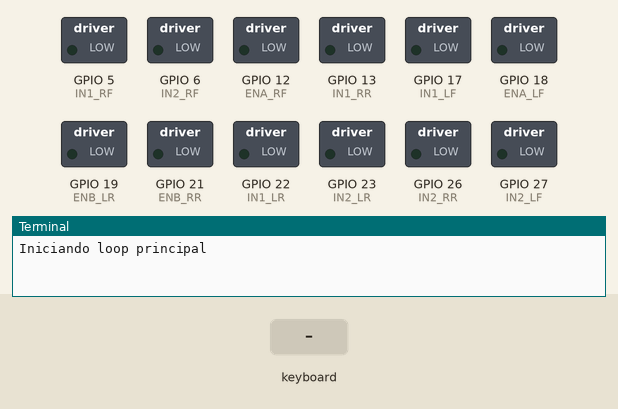
Recording of a program running on a simulated Raspberry Pi (BCM pin numbers). Parts: switched loads named in the program (green lamp = pin HIGH), the last lines printed to the terminal. Inputs (shaded band) come from the test bench.

Above: at 1.2 s.
1.3 s: key "1" typed on the keyboard
At 1.6 s:
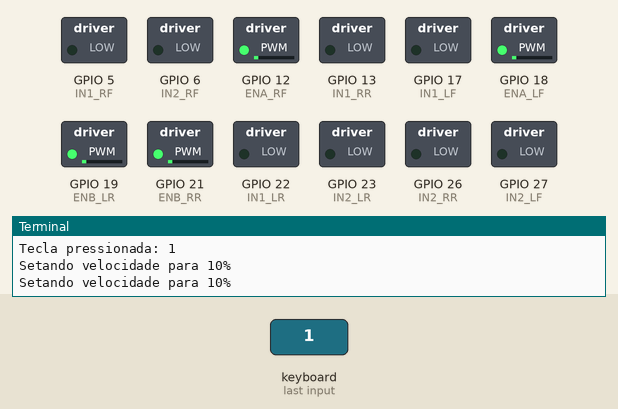
2.8 s: key "3" typed on the keyboard
At 3.9 s:
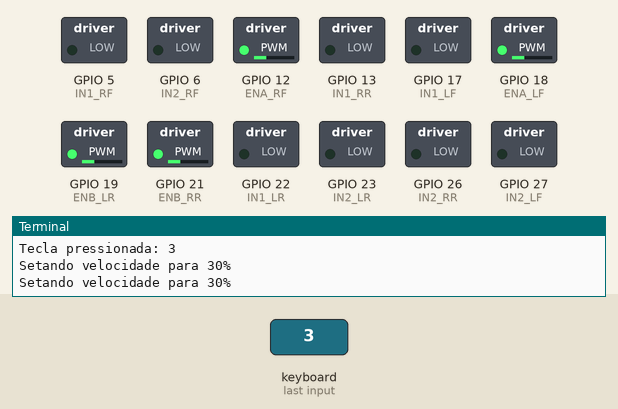
4.3 s: key "6" typed on the keyboard
At 5.1 s:
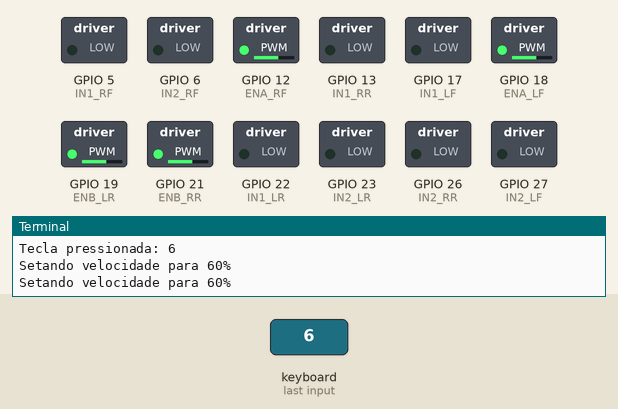
5.8 s: key "8" typed on the keyboard
At 6.2 s:
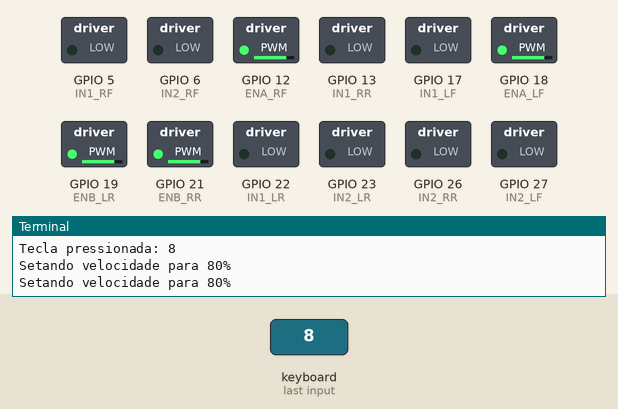
Timing chart, 0 to 8.3 s (numbered marks = the images above; inputs shaded):
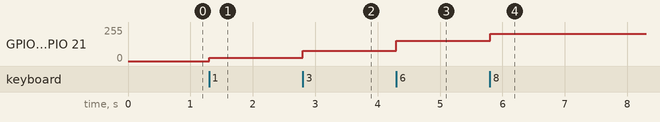

Measured:
- after the input at 1.3 s, GPIO 12 (ENA_RF), GPIO 18 (ENA_LF), GPIO 19 (ENB_LR), GPIO 21 (ENB_RR): 0/255 → 26/255 at once
- after the input at 2.8 s, GPIO 12 (ENA_RF), GPIO 18 (ENA_LF), GPIO 19 (ENB_LR), GPIO 21 (ENB_RR): 26/255 → 77/255 at once
- after the input at 4.3 s, GPIO 12 (ENA_RF), GPIO 18 (ENA_LF), GPIO 19 (ENB_LR), GPIO 21 (ENB_RR): 77/255 → 153/255 at once
- after the input at 5.8 s, GPIO 12 (ENA_RF), GPIO 18 (ENA_LF), GPIO 19 (ENB_LR), GPIO 21 (ENB_RR): 153/255 → 204/255 at once

The program:

main.py
```python
###############################################################################
#                                                                             #
#                        Projeto: Rover com Raspberry Pi                      #
#                        Autor: Henrique (aka Henritop)                       #
#                        Data: 20/05/2024                                     #
#                                                                             #
###############################################################################

import pygame
from rodas import set_speed, cleanup

# Inicializar o pygame
pygame.init()

# Dicionário para mapear teclas a porcentagens de velocidade
tecla_para_velocidade = {
    pygame.K_1: 10,
    pygame.K_2: 20,
    pygame.K_3: 30,
    pygame.K_4: 40,
    pygame.K_5: 50,
    pygame.K_6: 60,
    pygame.K_7: 70,
    pygame.K_8: 80,
    pygame.K_9: 90,
    pygame.K_0: 100
}

# Variável para armazenar a velocidade atual
velocidade_atual = 0

print("Iniciando loop principal")

# Loop principal
running = True
try:
    while running:
        for event in pygame.event.get():
            if event.type == pygame.QUIT:
                running = False
            elif event.type == pygame.KEYDOWN:
                print(f"Tecla pressionada: {pygame.key.name(event.key)}")
                if event.key in tecla_para_velocidade:
                    velocidade_atual = tecla_para_velocidade[event.key]
                    print(f'Setando velocidade para {velocidade_atual}%')
                    set_speed(velocidade_atual)
except KeyboardInterrupt:
    pass
finally:
    cleanup()
    pygame.quit()
    print("Encerrando o programa")
```

rodas.py
```python
import RPi.GPIO as GPIO

# Configuração dos pinos GPIO para os motores
GPIO.setmode(GPIO.BCM)
GPIO.setwarnings(False)

# Pinos de controle do motor (Primeira Ponte H - Esquerda)
IN1_LF = 17  # Motor Esquerdo Dianteiro
IN2_LF = 27  # Motor Esquerdo Dianteiro
IN1_LR = 22  # Motor Esquerdo Traseiro
IN2_LR = 23  # Motor Esquerdo Traseiro
ENA_LF = 18  # PWM Motor Esquerdo Dianteiro
ENB_LR = 19  # PWM Motor Esquerdo Traseiro

# Pinos de controle do motor (Segunda Ponte H - Direita)
IN1_RF = 5   # Motor Direito Dianteiro
IN2_RF = 6   # Motor Direito Dianteiro
IN1_RR = 13  # Motor Direito Traseiro
IN2_RR = 26  # Motor Direito Traseiro
ENA_RF = 12  # PWM Motor Direito Dianteiro
ENB_RR = 21  # PWM Motor Direito Traseiro

# Configuração dos pinos de controle (Esquerda)
GPIO.setup(IN1_LF, GPIO.OUT)
GPIO.setup(IN2_LF, GPIO.OUT)
GPIO.setup(IN1_LR, GPIO.OUT)
GPIO.setup(IN2_LR, GPIO.OUT)
GPIO.setup(ENA_LF, GPIO.OUT)
GPIO.setup(ENB_LR, GPIO.OUT)

# Configuração dos pinos de controle (Direita)
GPIO.setup(IN1_RF, GPIO.OUT)
GPIO.setup(IN2_RF, GPIO.OUT)
GPIO.setup(IN1_RR, GPIO.OUT)
GPIO.setup(IN2_RR, GPIO.OUT)
GPIO.setup(ENA_RF, GPIO.OUT)
GPIO.setup(ENB_RR, GPIO.OUT)

# Inicializar PWM nos pinos ENA e ENB
pwm_lf = GPIO.PWM(ENA_LF, 1000)  # Frequência de 1kHz
pwm_lr = GPIO.PWM(ENB_LR, 1000)  # Frequência de 1kHz
pwm_rf = GPIO.PWM(ENA_RF, 1000)  # Frequência de 1kHz
pwm_rr = GPIO.PWM(ENB_RR, 1000)  # Frequência de 1kHz
pwm_lf.start(0)
pwm_lr.start(0)
pwm_rf.start(0)
pwm_rr.start(0)

def set_speed(velocidade):
    print(f"Setando velocidade para {velocidade}%")
    pwm_lf.ChangeDutyCycle(velocidade)
    pwm_lr.ChangeDutyCycle(velocidade)
    pwm_rf.ChangeDutyCycle(velocidade)
    pwm_rr.ChangeDutyCycle(velocidade)

def cleanup():
    print("Limpando GPIO...")
    pwm_lf.stop()
    pwm_lr.stop()
    pwm_rf.stop()
    pwm_rr.stop()
    GPIO.cleanup()
```
